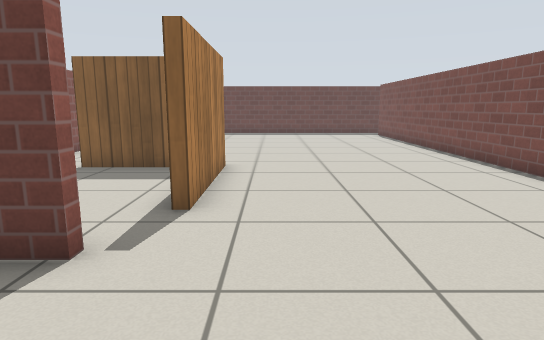
View 1 (above)

18 first-person views from a walk through a world built for the Gazebo simulator. The camera is 0.83 m above the floor, tilts 10° down and sees 75° across. The floor is counted in squares, 0.5 m on a side. Each view is taken from the middle of a square. On the plan, view 1 faces up. The plan holds only what a view shows up to about 17 squares ahead; the rest is blank. Simple patterns stand in for the simulator's built-in surfaces.

View 2
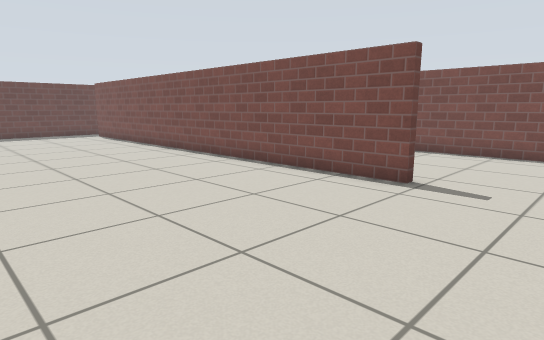

View 3
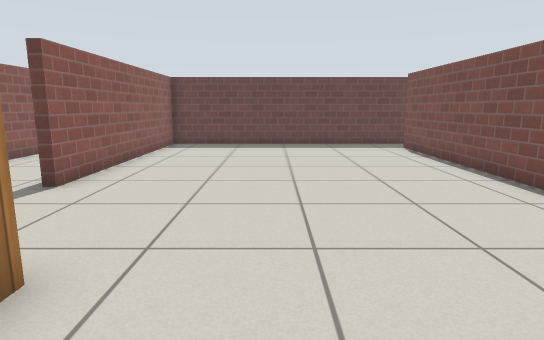

View 4
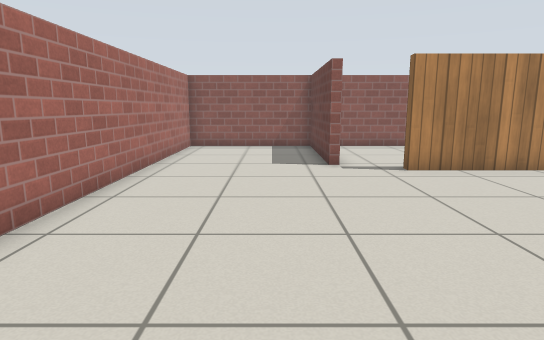

View 5
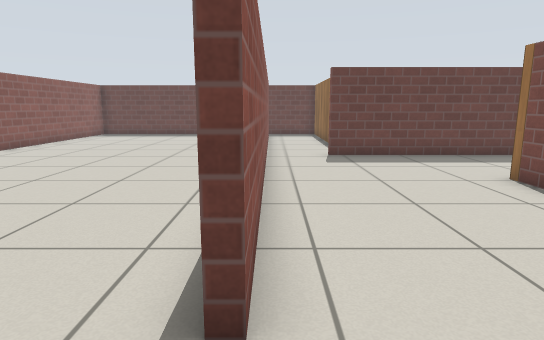

View 6
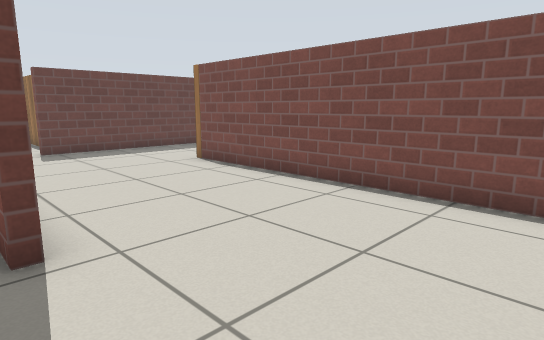

View 7
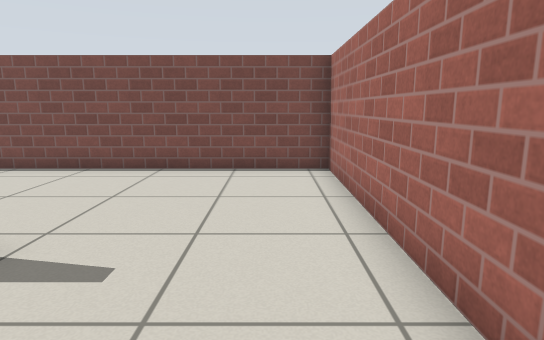

View 8
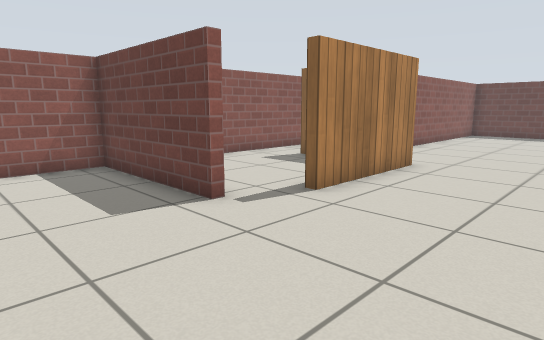

View 9
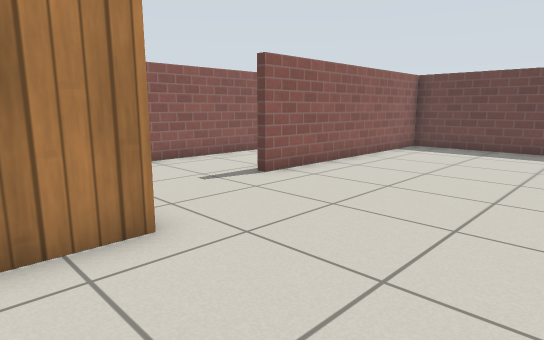

View 10
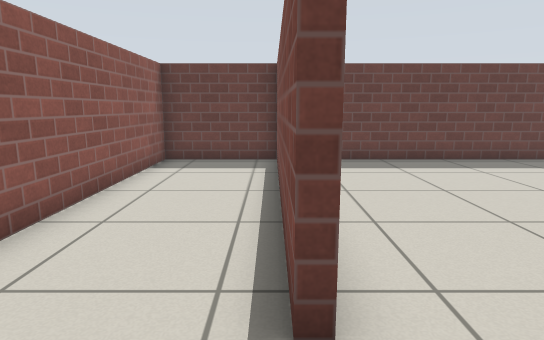

View 11
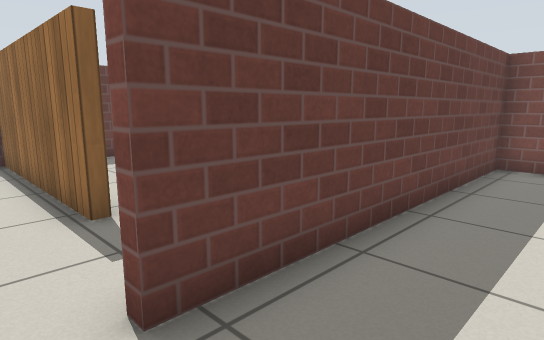

View 12
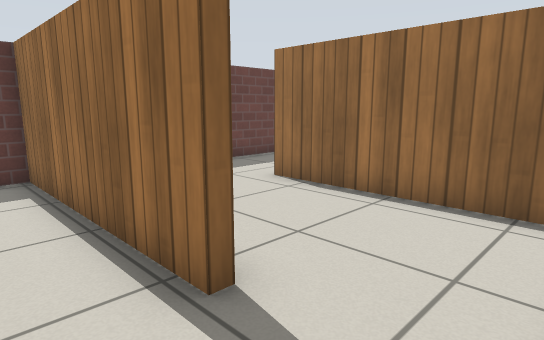

View 13
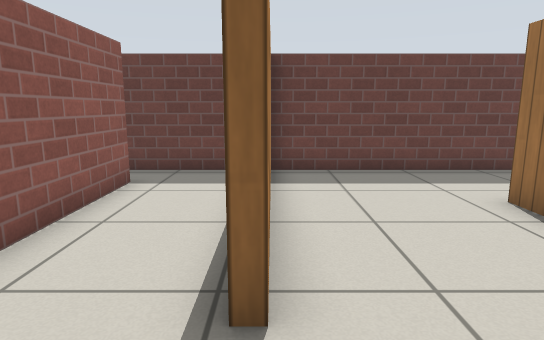

View 14
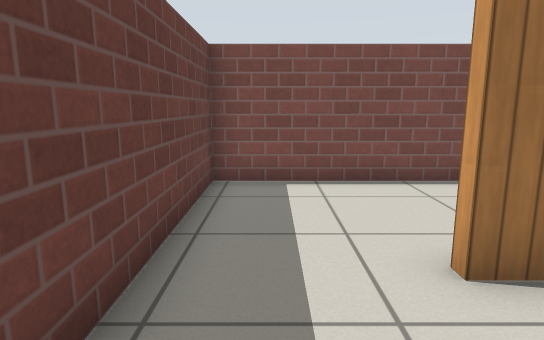

View 15
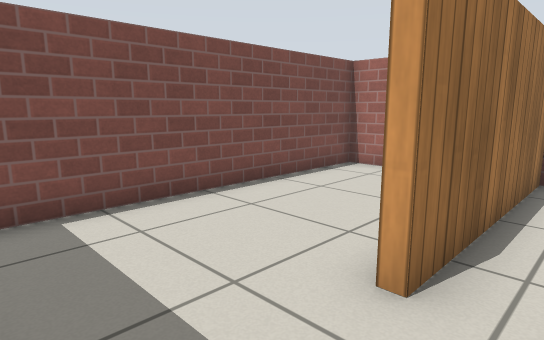

View 16
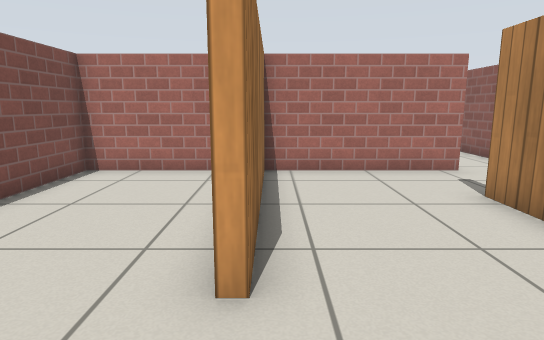

View 17
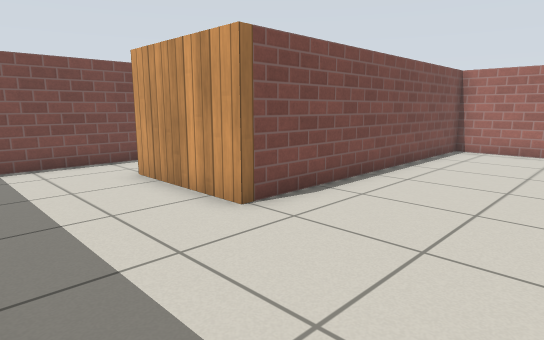

View 18
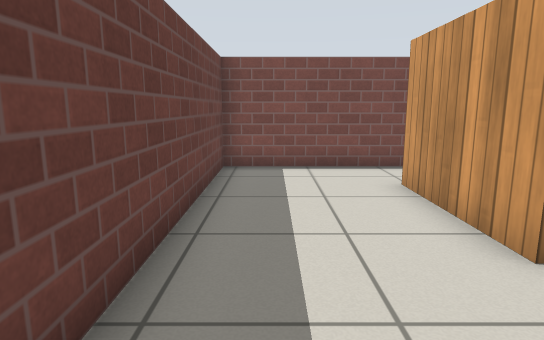

### Floor plan
Points are (right, up) in squares from view 1. A wall is a line through its corners. A room is listed if a view was taken in it or the views show most of it. See-through windows are left out.
Room 1 (views 1, 2, 3, 4, 5, 6, 7, 8, 9, 10, 11, 17, 18)
walls: (-1.3, 10.2) (-1.3, 5.6) (-1.7, 5.6); (6.8, 12.6) (6.8, 3.2); (6.5, 3.2) (6.5, 21.9); (-3.8, 14.2) (-3.8, 23); (-2.1, 3.7) (-7.4, 3.7) (-7.4, -1.5) (12.6, -1.5) (12.6, 9.2) (16.6, 9.2); (7.5, 23.4) (-3.5, 23.4) (-3.5, 14.2); (-3.7, 23.4) (-7.4, 23.4) (-7.4, 10.4); (18.9, 8) (18.9, 13.4) (9, 13.4)
ways out: opening at (7, 22.5) to room 2; opening at (8.5, 13) to room 2; opening at (-6.5, 10) to room 5; opening at (-3, 5) to room 5; opening at (17.5, 9)
Room 2 (views 12, 13)
walls: (9.7, 16.4) (9.7, 23.4) (7.5, 23.4); (6.8, 15) (6.8, 14.5); (9, 13.7) (10.5, 13.7); (6.8, 21.9) (6.8, 17.9)
ways out: opening at (7, 22.5) to room 1; opening at (8.5, 13) to room 1; opening at (10, 15) to room 3
Room 3 (views 14, 15, 16)
walls: (10, 18) (10, 16.4); (10, 20.1) (10, 19.6); (14.4, 23.4) (9.9, 23.4); (10.5, 13.7) (14.2, 13.7) (14.2, 20.1)
ways out: opening at (10, 15) to room 2; opening at (14, 22) to room 4
Room 4 (no view inside)
walls: (15.5, 13.7) (18.9, 13.7) (18.9, 23.4) (14.4, 23.4)
ways out: opening at (14, 22) to room 3
Room 5 (no view inside)
walls: (-2.7, 9.8) (-5.4, 9.8); (-7.4, 10.4) (-7.4, 4.9)
ways out: opening at (-6.5, 10) to room 1; opening at (-3, 5) to room 1

Positions as (right, up) in squares from view 1, and headings:
1: (0, 0), facing up
2: (-1, 0), facing up-right
3: (1, 7), facing up
4: (8, 2), facing left
5: (7, 1), facing up
6: (6, -1), facing up-right
7: (3, 0), facing right
8: (3, 0), facing up-left
9: (3, 8), facing up-left
10: (-4, 12), facing up
11: (8, 11), facing up-right
12: (8, 14), facing up-right
13: (10, 14), facing up
14: (11, 22), facing right
15: (13, 23), facing down-right
16: (14, 23), facing down
17: (8, 13), facing down-right
18: (9, 12), facing right
